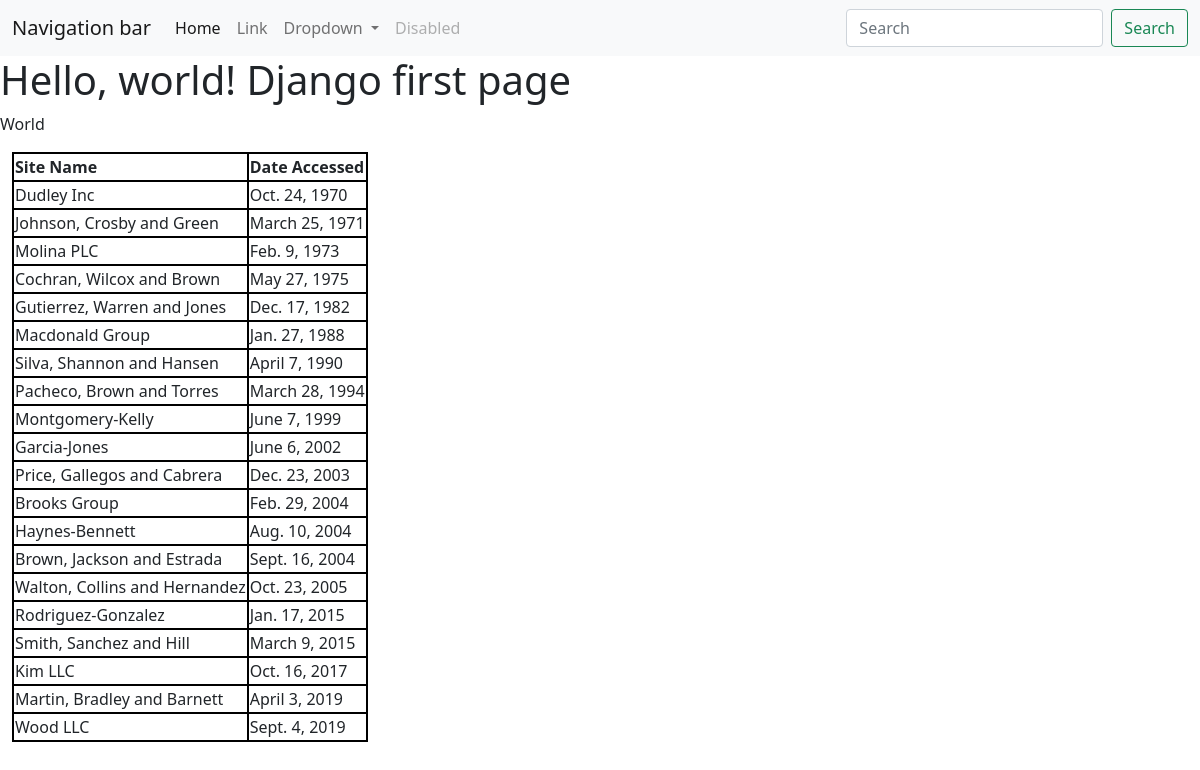
The page /myfirstpage on the database its author committed.
### first_app/models.py (models this page shows, shortened)
class AccessRecord(models.Model):
    name = models.ForeignKey(Webpage, on_delete=models.CASCADE)
    date = models.DateField()

class Webpage(models.Model):
    topic = models.ForeignKey(Topic, on_delete=models.CASCADE)
    name = models.CharField(max_length=264, unique=True)
    url = models.URLField(unique=True)
    def __str__(self):
        return self.name

### first_app/views.py (the view)
# urls.py: path('myfirstpage', views.myfirstpage, name='myfirstpage'),
def myfirstpage(request):
    webpage_list=AccessRecord.objects.order_by('date')  #order_by is from sql
    date_dict={'access_records':webpage_list, 'text':"Hello World"}
    return render(request,'index.html',context=date_dict)

### first_app/templatetags/my_extras.py (called while the page is built)
def rep(value,arg):
    return value.replace(arg,'') #cuts out all values of arg from the string

### templates/index.html (shortened to what this page needs)
<!doctype html>
{% load static %}
{% load my_extras %}
<html lang="en">
  <head>
    <link href="https://cdn.jsdelivr.net/npm/bootstrap@5.0.1/dist/css/bootstrap.min.css" rel="stylesheet">
    <link rel = 'stylesheet' href="{% static 'mystyle.css' %}">
  </head>
  <body>
    <nav class="navbar navbar-expand-lg navbar-light bg-light">
        <div class="container-fluid">
          <a class="navbar-brand" href="#">Navigation bar</a>
          <div class="collapse navbar-collapse" id="navbarSupportedContent">
            <ul class="navbar-nav me-auto mb-2 mb-lg-0">
              <li class="nav-item">
                <a class="nav-link active" aria-current="page" href="#">Home</a>
              </li>
              <li class="nav-item">
                <a class="nav-link" href="#">Link</a>
              </li>
              <li class="nav-item dropdown">
                <a class="nav-link dropdown-toggle" href="#" id="navbarDropdown" role="button" data-bs-toggle="dropdown" aria-expanded="false">
                  Dropdown
                </a>
              </li>
              <li class="nav-item">
                <a class="nav-link disabled" href="#" tabindex="-1" aria-disabled="true">Disabled</a>
              </li>
            </ul>
            <form class="d-flex">
              <input class="form-control me-2" type="search" placeholder="Search" aria-label="Search">
              <button class="btn btn-outline-success" type="submit">Search</button>
            </form>
          </div>
        </div>
    </nav>
    {% block content %}
    <h1>Hello, world! Django first page </h1>
    <p>{{text|rep:'Hello'}}</p>
    <div class='container-fluid'>
      {% if access_records %}
        <table>
          <thead>
            <th>Site Name</th>
            <th>Date Accessed</th>
          </thead>
          {%for acc in access_records%}
          <tr>
            <td>{{acc.name}}</td>
            <td>{{acc.date}}</td>
          </tr>
          {%endfor%}
        </table>
      {%else%}
        <p>No access_records</p>
      {%endif%}
    </div>
    {%endblock%}
  </body>
</html>

### static/mystyle.css (style rules this page uses)
table,th,td { border:2px solid black }

### rows shown on the page
AccessRecord: name "Dudley Inc", date "Oct. 24, 1970"
AccessRecord: name "Johnson, Crosby and Green", date "March 25, 1971"
AccessRecord: name "Molina PLC", date "Feb. 9, 1973"
AccessRecord: name "Cochran, Wilcox and Brown", date "May 27, 1975"
AccessRecord: name "Gutierrez, Warren and Jones", date "Dec. 17, 1982"
AccessRecord: name "Macdonald Group", date "Jan. 27, 1988"
AccessRecord: name "Silva, Shannon and Hansen", date "April 7, 1990"
AccessRecord: name "Pacheco, Brown and Torres", date "March 28, 1994"
AccessRecord: name "Montgomery-Kelly", date "June 7, 1999"
AccessRecord: name "Garcia-Jones", date "June 6, 2002"
AccessRecord: name "Price, Gallegos and Cabrera", date "Dec. 23, 2003"
AccessRecord: name "Brooks Group", date "Feb. 29, 2004"
AccessRecord: name "Haynes-Bennett", date "Aug. 10, 2004"
AccessRecord: name "Brown, Jackson and Estrada", date "Sept. 16, 2004"
AccessRecord: name "Walton, Collins and Hernandez", date "Oct. 23, 2005"
AccessRecord: name "Rodriguez-Gonzalez", date "Jan. 17, 2015"
AccessRecord: name "Smith, Sanchez and Hill", date "March 9, 2015"
AccessRecord: name "Kim LLC", date "Oct. 16, 2017"
AccessRecord: name "Martin, Bradley and Barnett", date "April 3, 2019"
AccessRecord: name "Wood LLC", date "Sept. 4, 2019"

### other values the page prints
{{ text|rep:'Hello' }} "World"
